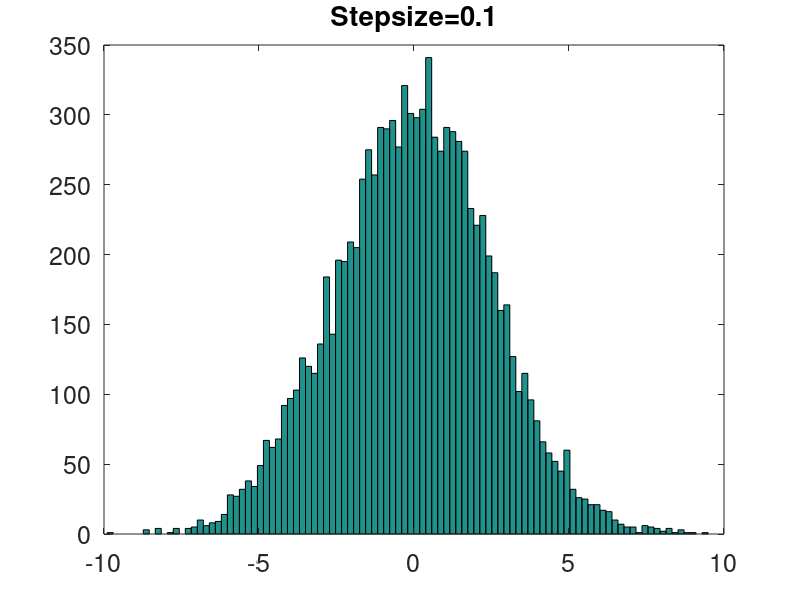

This chart was generated by the following MATLAB code:

clear all

set(0,'defaultTextFontSize',14)
set(0,'DefaultAxesFontSize',14)

Ntrials=10000;

h=0.1;
numsteps=round(1/h);

alpha=0.1;

xlist=[];

for N=1:Ntrials
    x=0;
    
    for j=1:numsteps
    x=x+randn*h^alpha;
    end
    
    xlist=[xlist x];
    
end


figure
hist(xlist,100);
title(sprintf('Stepsize=%g',h))
set(gca,'Fontsize',18)
